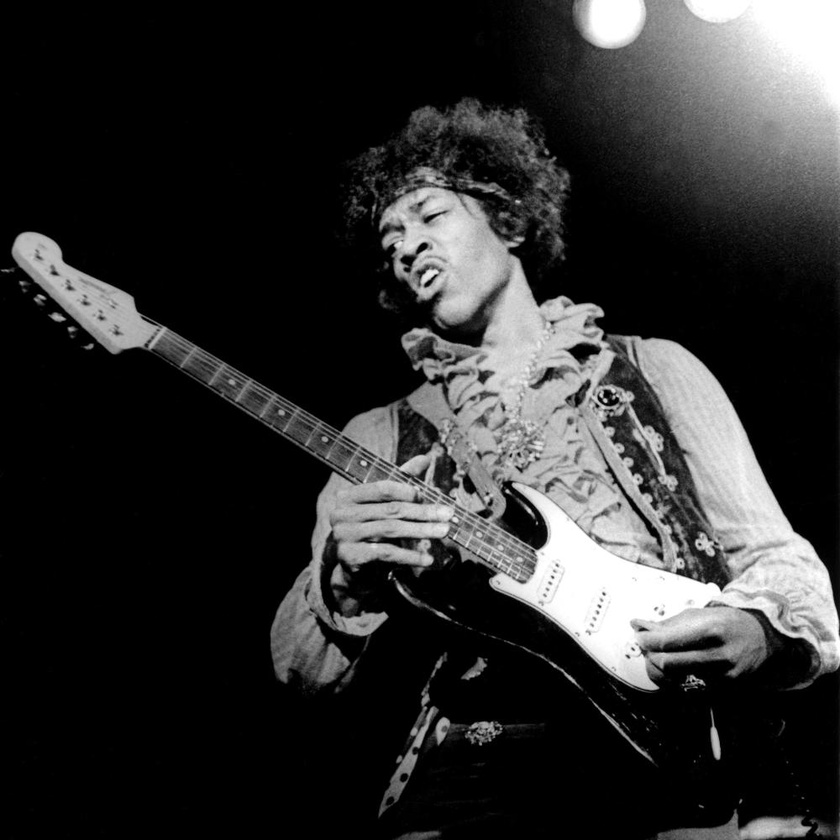
#> input picture image_combination/jimi.jpg, 840 x 840 px, shrunk from 1000 x 1000 before the run
$ python mixingImages12zdk.py
#> lines starting #> are read from the running program, lines starting #| are printed output that depends on the picture
import sys
from PIL import Image

images = [Image.open(x) for x in ['jimi.jpg', 'john.jpg']]
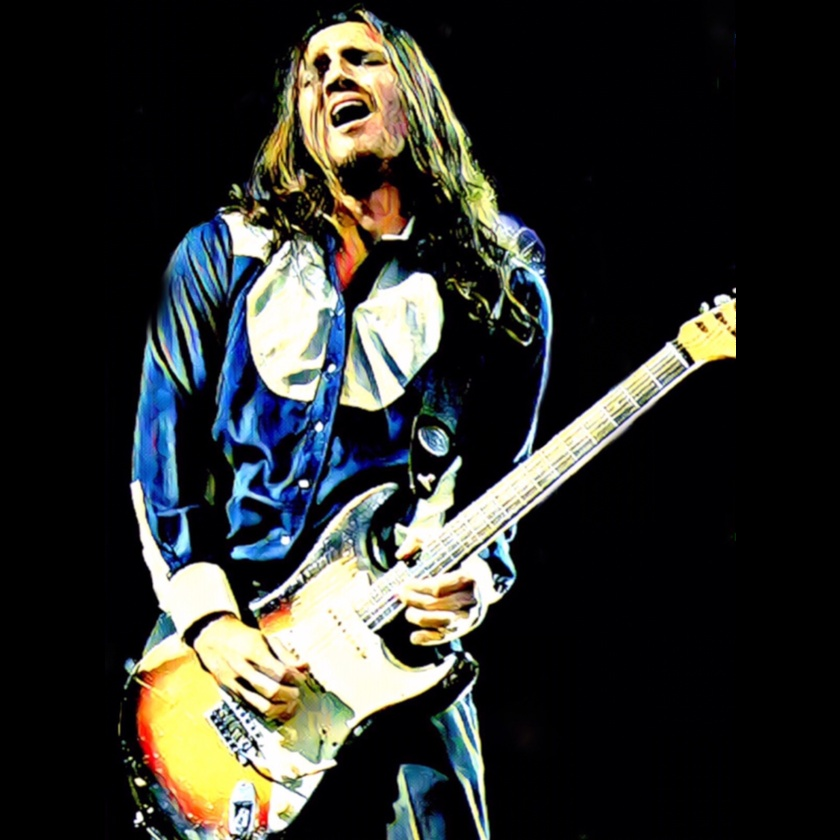
#> input picture image_combination/john.jpg, 840 x 840 px, shrunk from 1000 x 1000 before the run
#> images = 2 items
widths, heights = zip(*(i.size for i in images))
#> widths = (840, 840); heights = (840, 840)

total_width = sum(widths)
#> total_width = 1680
max_height = max(heights)
#> max_height = 840

new_im = Image.new('RGB', (total_width, max_height))
#> new_im: PIL image 1680x840 RGB; every value is 0

x_offset = 0
for im in images:
  new_im.paste(im, (x_offset,0))
  x_offset += im.size[0]
#> this loop made 2 passes
#> x_offset on passes 1 to 2: 840, 1680
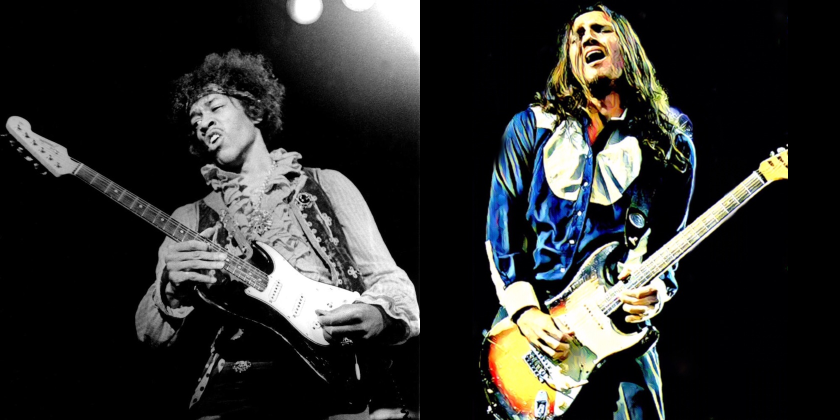
#> new_im: PIL image 1680x840 RGB (shown at 1/2 size); mean R, G, B 47.6, 48.4, 46.7
#> after the loop, x_offset = 1680

new_im.save('rnr.jpg')
